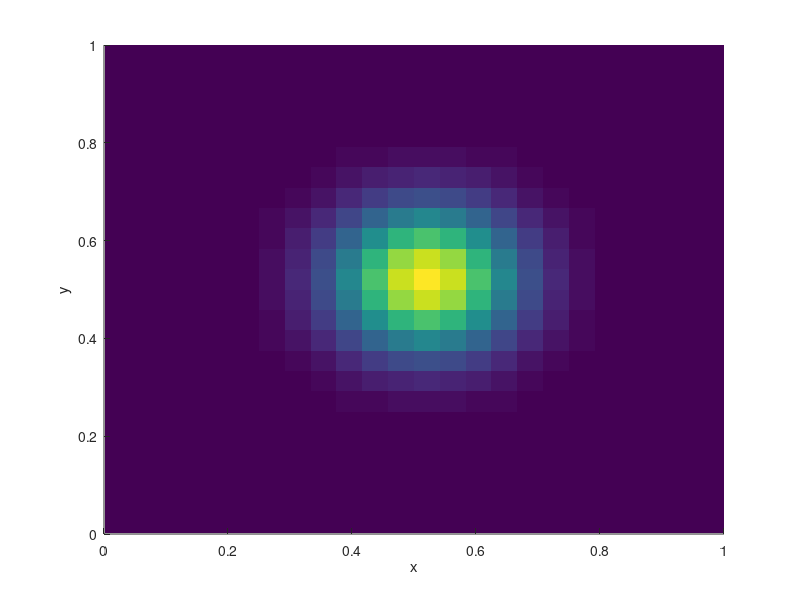

Here is the MATLAB script that generated this plot:
% Parameters
Lx = 1;                % Domain length in x
Ly = 1;                % Domain length in y
Nx = 25;               % Number of spatial points in x
Ny = 25;               % Number of spatial points in y
dx = Lx / (Nx - 1);    % Spatial step size in x
dy = Ly / (Ny - 1);    % Spatial step size in y
dt = 0.001;             % Time step size
Nt = 1000;             % Number of time steps

x = linspace(0, Lx, Nx)';
y = linspace(0, Ly, Ny)';
[X, Y] = meshgrid(x, y);

% Drift and diffusion terms (example: constant)
Ax = @(X,Y) 0;          % Drift in x
Ay = @(X,Y) 0;          % Drift in y
Dx = @(X,Y) 1;          % Diffusion in x
Dy = @(X,Y) 1;          % Diffusion in y

% Initial condition (Gaussian centered at midpoints)
P = exp(-50 * ((X - Lx/2).^2 + (Y - Ly/2).^2));
P = P / sum(P(:)) / (dx * dy); % Normalize initial condition

% Precompute coefficients
rx = dt / (2 * dx^2);
ry = dt / (2 * dy^2);

% Create sparse matrices for x and y directions
Ix = speye(Nx); Iy = speye(Ny);
DxMat = spdiags([-rx * ones(Nx,1), (1 + 2 * rx) * ones(Nx,1), -rx * ones(Nx,1)], [-1 0 1], Nx, Nx);
DyMat = spdiags([-ry * ones(Ny,1), (1 + 2 * ry) * ones(Ny,1), -ry * ones(Ny,1)], [-1 0 1], Ny, Ny);

% No-flux boundary conditions for DxMat and DyMat
DxMat(1,1) = 1; DxMat(1,2) = -1;
DxMat(end,end) = 1; DxMat(end,end-1) = -1;

DyMat(1,1) = 1; DyMat(1,2) = -1;
DyMat(end,end) = 1; DyMat(end,end-1) = -1;

% Time-stepping loop
for n = 1:Nt
    % Implicit solution in x, then in y
    for j = 1:Ny  % Solve for each row (x-direction)
        P(j,:) = (DxMat \ (DxMat * P(j,:)'))';
    end
    for i = 1:Nx  % Solve for each column (y-direction)
        P(:,i) = (DyMat \ (DyMat * P(:,i)));
    end
    % Plot the solution
    figure(1);
    hold on;
    surf(X, Y, P, 'EdgeColor', 'none');
    xlabel('x');
    ylabel('y');
    zlabel('P(x,y,t)');

    % Normalize
    P = P / sum(P(:)) / (dx * dy);

end
